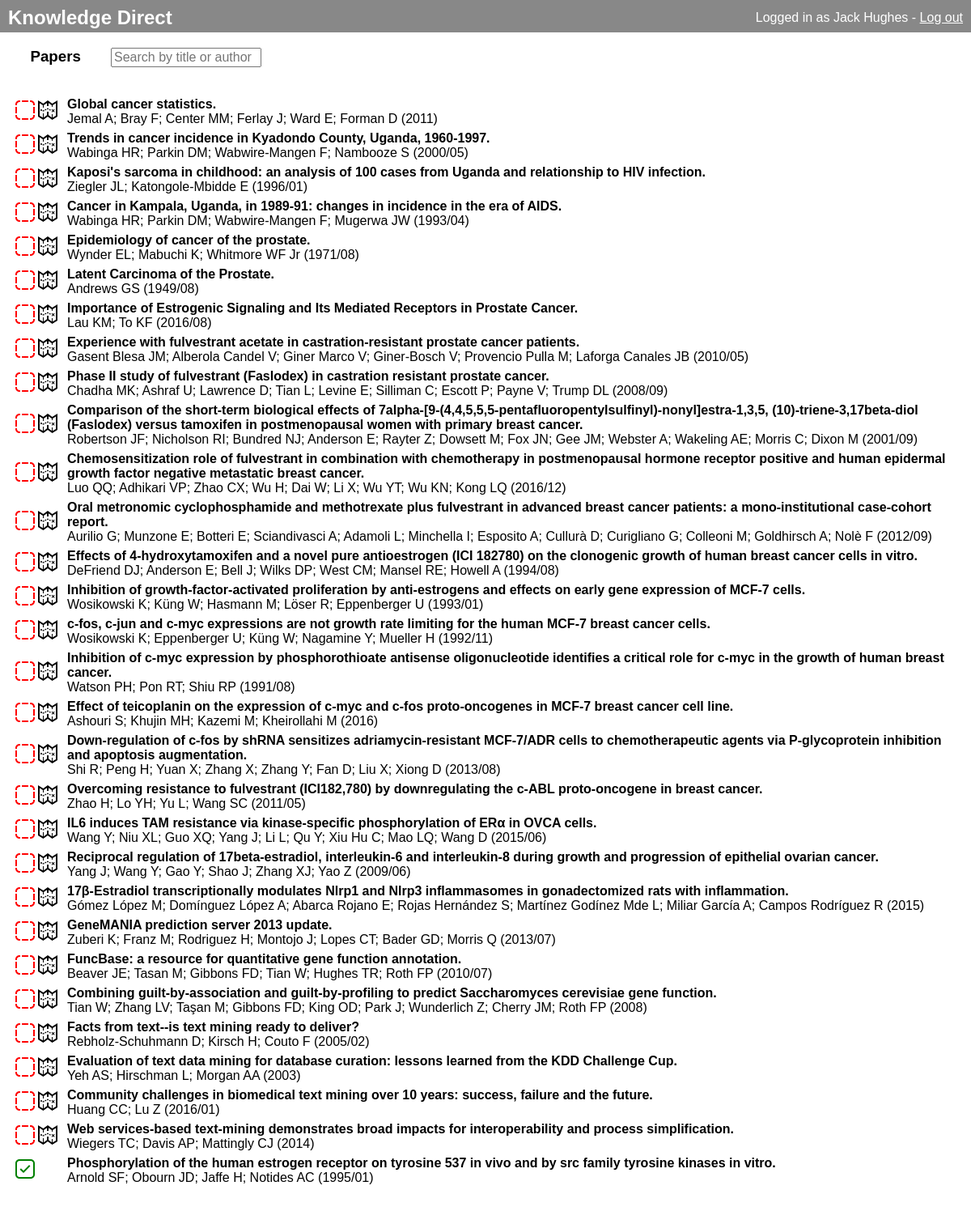
The app's page / (signed in) with its own data.
### tables this page shows
CREATE TABLE users(
    id TEXT PRIMARY KEY,
    name TEXT NOT NULL,
    admin BOOLEAN DEFAULT 0 NOT NULL
    );

CREATE TABLE papers(
    id TEXT PRIMARY KEY,
    title TEXT NOT NULL,
    author TEXT NOT NULL,
    date TEXT NOT NULL,
    key_words TEXT,
    quality INT
    );

### server.py (the view)
@app.route('/')
def index():
    user_name = None
    if 'user_id' in flask.session:
        user_name = d.get_user_name(flask.session['user_id'])
    if user_name == '':
        user_name = None
    if user_logged_in(flask.session):
        unread_papers = d.list_papers_unread(flask.session['user_id'])
        read_papers = d.list_papers_read(flask.session['user_id'])
        return flask.render_template('papers.html', user_name=user_name, unread_papers=unread_papers, read_papers=read_papers)
    else:
        return flask.render_template('login.html', user_name=user_name)

### db/database.py (called while the page is built)
    def list_papers(self, query='', args=[], page_size=None, page=0):
        limit = ''
        if page_size is not None:
            args.append(page_size*page)
            args.append(page)
            limit = 'LIMIT ?, ?'
        print(args)
        print("""
            SELECT * FROM papers {} {};
            """.format(query, limit))
        self.curs.execute("""
            SELECT * FROM papers {} {};
            """.format(query, limit), args)
        results = self.curs.fetchall()
        return [{'paper_id': res[0], 'title': res[1], 'author': res[2], 'date': res[3], 'key_words': res[4]} for res in results]

    def list_papers_read(self, user, page_size=None, page=0):
        return self.list_papers(query="""AS p WHERE p.id IN (SELECT paper FROM familiarities WHERE user=? AND value > 0)""",
                             args=[user,], page_size=page_size, page=page)

    def list_papers_unread(self, user, page_size=None, page=0):
        return self.list_papers(query="""AS p WHERE p.id NOT IN (SELECT paper FROM familiarities WHERE user=? AND value > 0)""",
                             args=[user,], page_size=page_size, page=page)

    def get_user_name(self, user_id):
        t = (user_id,)
        self.curs.execute('SELECT name FROM users WHERE id=?', t)
        row = self.curs.fetchone()
        if row == None:
            return ''
        else:
            return row[0]

### server.py (called while the page is built)
def user_logged_in(session):
    user_name = None
    if 'user_id' in flask.session:
        user_name = d.get_user_name(flask.session['user_id'])
    if user_name == '' or user_name == None:
        return False
    return True

### templates/papers.html (shortened to what this page needs)
{% extends "main.html" %}
{% block content %}
<h3>Papers <input type="text" placeholder="Search by title or author" class="paper-search"/></h3>
<ul class="paper-list">
  {% for paper in unread_papers %}
    <li>
      <table>
        <tr>
          <td data-paper-id="{{ paper['paper_id'] }}" data-read="0" class="unread">
            <span class="toggle-read">
              <img src="/static/img/unchecked.svg" class="unchecked"/>
            </span>
            <span class="find-shortest-path">
              <a href="/search?paper={{ paper['paper_id'] }}">
                <img src="/static/img/path.svg" class="path"/>
              </a>
            </span>
          </td>
          <td>
            <b>{{ paper['title'] }}</b>
            <br>
            {{ paper['author'] }} ({{ paper['date'] }})
          </td>
        </tr>
      </table>
    </li>
  {% endfor %}
  {% for paper in read_papers %}
    <li>
      <table>
        <tr>
          <td data-paper-id="{{ paper['paper_id'] }}" data-read="1" class="read">
            <span class="toggle-read">
              <img src="/static/img/checked.svg" class="checked"/>
            </span>
          </td>
          <td>
            <b>{{ paper['title'] }}</b>
            <br>
            {{ paper['author'] }} ({{ paper['date'] }})
          </td>
        </tr>
      </table>
    </li>
  {% endfor %}
</ul>
{% endblock %}

### templates/main.html (shortened to what this page needs)
<!doctype html>
<html>
  <head>
    <link rel="stylesheet" href="/static/css/style.css">
  </head>
  <body>
    <header>
      <div class="header-left"><a href="/"><h1>Knowledge Direct</h1></a></div>
      <div class="header-right">
        {% if user_name == None %}
        {% else %}
        <span class="logged-in">Logged in as <span class="user-name">{{ user_name }}</span> - <a href="/logout">Log out</a></span>
        {% endif %}
      </div>
    </header>
    <div class="container">
      {% block content %}{% endblock %}
    </div>
  </body>
</html>

### static/css/style.css (style rules this page uses)
* { font-family: 'Helvetica', sans-serif; }
html, body { padding: 0; margin: 0; }
h1 { display: inline-block; }
header { background-color: #888888; color: white; height: 40px; }
header h1 { font-size: 24px; margin: 0; }
header * { font-size: 16px; }
header > * { position: absolute; top: 0; }
header a { color: white; }
.header-left { top: 8px; left: 10px; }
.header-right { right: 10px; top: 13px; }
h3 { margin-left: 2em; margin-right: 2em; }
.paper-list, .target-list { list-style: none; padding: 1em; }
.toggle-read { cursor: pointer; }
.find-shortest-path { cursor: pointer; }
.unread, .read { width: 60px; }
input.paper-search { font-size: 1rem; margin-left: 2em; }

### records on screen
users: name "Jack Hughes"
papers: title "Global cancer statistics.", author "Jemal A; Bray F; Center MM; Ferlay J; Ward E; Forman D", date "2011"
papers: title "Trends in cancer incidence in Kyadondo County, Uganda, 1960-1997.", author "Wabinga HR; Parkin DM; Wabwire-Mangen F; Nambooze S", date "2000/05"
papers: title "Kaposi's sarcoma in childhood: an analysis of 100 cases from Uganda and relationship to HIV infection.", author "Ziegler JL; Katongole-Mbidde E", date "1996/01"
papers: title "Cancer in Kampala, Uganda, in 1989-91: changes in incidence in the era of AIDS.", author "Wabinga HR; Parkin DM; Wabwire-Mangen F; Mugerwa JW", date "1993/04"
papers: title "Epidemiology of cancer of the prostate.", author "Wynder EL; Mabuchi K; Whitmore WF Jr", date "1971/08"
papers: title "Latent Carcinoma of the Prostate.", author "Andrews GS", date "1949/08"
papers: title "Importance of Estrogenic Signaling and Its Mediated Receptors in Prostate Cancer.", author "Lau KM; To KF", date "2016/08"
papers: title "Experience with fulvestrant acetate in castration-resistant prostate cancer patients.", author "Gasent Blesa JM; Alberola Candel V; Giner Marco V; Giner-Bosch V; Provencio Pulla M; Laforga Canales JB", date "2010/05"
papers: title "Phase II study of fulvestrant (Faslodex) in castration resistant prostate cancer.", author "Chadha MK; Ashraf U; Lawrence D; Tian L; Levine E; Silliman C; Escott P; Payne V; Trump DL", date "2008/09"
papers: title "Comparison of the short-term biological effects of 7alpha-[9-(4,4,5,5,5-pentafluoropentylsulfinyl)-nonyl]estra-1,3,5, (10)-triene-3,17beta-diol (Faslodex) versus tamoxifen in postmenopausal women with primary breast cancer.", author "Robertson JF; Nicholson RI; Bundred NJ; Anderson E; Rayter Z; Dowsett M; Fox JN; Gee JM; Webster A; Wakeling AE; Morris C; Dixon M", date "2001/09"
papers: title "Chemosensitization role of fulvestrant in combination with chemotherapy in postmenopausal hormone receptor positive and human epidermal growth factor negative metastatic breast cancer.", author "Luo QQ; Adhikari VP; Zhao CX; Wu H; Dai W; Li X; Wu YT; Wu KN; Kong LQ", date "2016/12"
papers: title "Oral metronomic cyclophosphamide and methotrexate plus fulvestrant in advanced breast cancer patients: a mono-institutional case-cohort report.", author "Aurilio G; Munzone E; Botteri E; Sciandivasci A; Adamoli L; Minchella I; Esposito A; Cullurà D; Curigliano G; Colleoni M; Goldhirsch A; Nolè F", date "2012/09"
papers: title "Effects of 4-hydroxytamoxifen and a novel pure antioestrogen (ICI 182780) on the clonogenic growth of human breast cancer cells in vitro.", author "DeFriend DJ; Anderson E; Bell J; Wilks DP; West CM; Mansel RE; Howell A", date "1994/08"
papers: title "Inhibition of growth-factor-activated proliferation by anti-estrogens and effects on early gene expression of MCF-7 cells.", author "Wosikowski K; Küng W; Hasmann M; Löser R; Eppenberger U", date "1993/01"
papers: title "c-fos, c-jun and c-myc expressions are not growth rate limiting for the human MCF-7 breast cancer cells.", author "Wosikowski K; Eppenberger U; Küng W; Nagamine Y; Mueller H", date "1992/11"
papers: title "Inhibition of c-myc expression by phosphorothioate antisense oligonucleotide identifies a critical role for c-myc in the growth of human breast cancer.", author "Watson PH; Pon RT; Shiu RP", date "1991/08"
papers: title "Effect of teicoplanin on the expression of c-myc and c-fos proto-oncogenes in MCF-7 breast cancer cell line.", author "Ashouri S; Khujin MH; Kazemi M; Kheirollahi M", date "2016"
papers: title "Down-regulation of c-fos by shRNA sensitizes adriamycin-resistant MCF-7/ADR cells to chemotherapeutic agents via P-glycoprotein inhibition and apoptosis augmentation.", author "Shi R; Peng H; Yuan X; Zhang X; Zhang Y; Fan D; Liu X; Xiong D", date "2013/08"
papers: title "Overcoming resistance to fulvestrant (ICI182,780) by downregulating the c-ABL proto-oncogene in breast cancer.", author "Zhao H; Lo YH; Yu L; Wang SC", date "2011/05"
papers: title "IL6 induces TAM resistance via kinase-specific phosphorylation of ERα in OVCA cells.", author "Wang Y; Niu XL; Guo XQ; Yang J; Li L; Qu Y; Xiu Hu C; Mao LQ; Wang D", date "2015/06"
papers: title "Reciprocal regulation of 17beta-estradiol, interleukin-6 and interleukin-8 during growth and progression of epithelial ovarian cancer.", author "Yang J; Wang Y; Gao Y; Shao J; Zhang XJ; Yao Z", date "2009/06"
papers: title "17β-Estradiol transcriptionally modulates Nlrp1 and Nlrp3 inflammasomes in gonadectomized rats with inflammation.", author "Gómez López M; Domínguez López A; Abarca Rojano E; Rojas Hernández S; Martínez Godínez Mde L; Miliar García A; Campos Rodríguez R", date "2015"
papers: title "GeneMANIA prediction server 2013 update.", author "Zuberi K; Franz M; Rodriguez H; Montojo J; Lopes CT; Bader GD; Morris Q", date "2013/07"
papers: title "FuncBase: a resource for quantitative gene function annotation.", author "Beaver JE; Tasan M; Gibbons FD; Tian W; Hughes TR; Roth FP", date "2010/07"
papers: title "Combining guilt-by-association and guilt-by-profiling to predict Saccharomyces cerevisiae gene function.", author "Tian W; Zhang LV; Taşan M; Gibbons FD; King OD; Park J; Wunderlich Z; Cherry JM; Roth FP", date "2008"
papers: title "Facts from text--is text mining ready to deliver?", author "Rebholz-Schuhmann D; Kirsch H; Couto F", date "2005/02"
papers: title "Evaluation of text data mining for database curation: lessons learned from the KDD Challenge Cup.", author "Yeh AS; Hirschman L; Morgan AA", date "2003"
papers: title "Community challenges in biomedical text mining over 10 years: success, failure and the future.", author "Huang CC; Lu Z", date "2016/01"
papers: title "Web services-based text-mining demonstrates broad impacts for interoperability and process simplification.", author "Wiegers TC; Davis AP; Mattingly CJ", date "2014"
papers: title "Phosphorylation of the human estrogen receptor on tyrosine 537 in vivo and by src family tyrosine kinases in vitro.", author "Arnold SF; Obourn JD; Jaffe H; Notides AC", date "1995/01"
